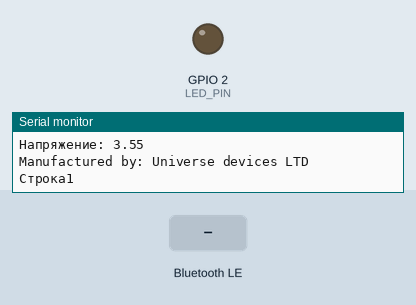
Bench run of a sketch on a simulated ESP32. Shown: output pins drawn as LEDs (lit = HIGH), the last lines printed to the serial monitor. Inputs (shaded band) come from the test bench. Nothing arrives over Bluetooth unless stated; a phone connects over Bluetooth LE 3 s after start.

Above: at 1.7 s.
1.8 s: Bluetooth LE write "1" received
At 2.32 s:
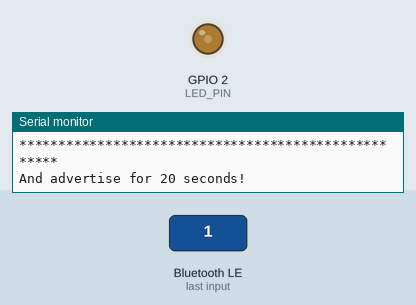
At 2.92 s:
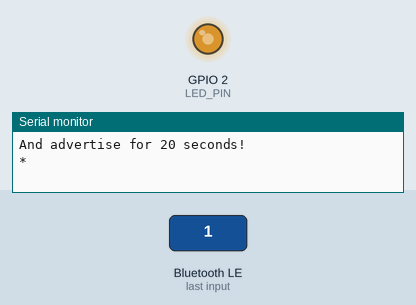
Timing chart, 0 to 10.8 s (numbered marks = the images above; inputs shaded):
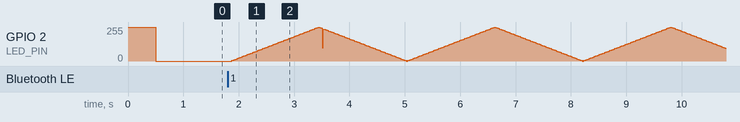

The sketch:

P32_BLE_write_withLED_and_Intents_array_public06jan22_stable.ino
```cpp
/*
  Сервис для циклической публикации сообщений пользователя с периодом 1 сообщение в 30 секунд.
  Предусмотрена возможностью публикации в эфир стороннего сообщения.
  Для этого необходимо через приложение nRF Connect (или подобное) с телефона подключиться к девайсу с именем, определённом в DEVICE_NAME.
  Перейти во вкладку Client.
  На характеристике ca9512c1-32e8-4ba3-9a48-2a8cda1e8d нажать стрелку вверх ^,
  В открывшемся окне написать необходимый текст (на любом языке), выбрать кодировку UTF8, нажать кнопку Write.
*/

#include <BLEDevice.h>
#include <BLEUtils.h>
#include <BLEServer.h>
#include <BLE2902.h>

#include "intents.h"
#include "lcd_indication.h"
#include "temperature.h"
#include "voltage.h"

BLECharacteristic *pCharacteristic;
BLECharacteristic *sCharacteristic;

#define DEVICE_MANUFACTURER "Manufactured by: Universe devices LTD" // Имя "Производителя"
#define DEVICE_NAME "ESP for everyone" // Имя устройства


// See the following for generating UUIDs:
// https://www.uuidgenerator.net/
#define DEVICE_SERVICE_UUID "0000180a-0000-1000-8000-00805f9b34fb"
#define SERVICE_UUID        "fb3415d3-da43-4ac8-af1e-118b4ac96d46"//Случайно сгенерированный UUID отсюда: https://www.uuidgenerator.net/https://www.uuidgenerator.net/
#define CHARACTERISTIC_UUID "ca9512c1-32e8-4ba3-9a48-2a8cda1e8dcd"//Случайно сгенерированный UUID отсюда: https://www.uuidgenerator.net/https://www.uuidgenerator.net/
#define CHARACTERISTIC_MFCR_UUID "00002a29-0000-1000-8000-00805f9b34fb"//"Manufacturer Name String"

// use first channel of 16 channels (started from zero)
#define LEDC_CHANNEL_0     0

// use 13 bit precission for LEDC timer
#define LEDC_TIMER_13_BIT  13

// use 5000 Hz as a LEDC base frequency
#define LEDC_BASE_FREQ     5000

// fade LED PIN (replace with LED_BUILTIN constant for built-in LED)
#define LED_PIN            2

int fading_brightness = 0;    // how bright the LED is
int connection_brightness = 100;//Для индикации подключенного пользователя включаем постоянно синий светодиод на установленную этой переменной величину. Максимум 255
int fadeAmount = 5;    // how many points to fade the LED by one step (30ms)

bool deviceConnected = false;
unsigned long advTime = 20000;//Время публикации
unsigned long onWrite_primary_timer = 0;
unsigned long onWrite_secondary_timer = 0;

unsigned long led_timer = 0;

unsigned long publishing_timer = 0;
bool user_data_step_trigger = true;//Тоггл для возможности смены строки из массива intents
int intents_counter = 0;//Счётчик для элементов массива intents
int dots_counter = 0;//Счётчик для напечатанных точек

bool onWrite_trigger = false; //Триггер на коллбэк по событию на запись сторонним пользователем в характеристику данных
const int ledPin = 2;//Выводим индикацию на внутренний синий светодиод со 2 пина

class MyServerCallbacks: public BLEServerCallbacks {
    void onConnect(BLEServer* pServer) {
      deviceConnected = true;
      ledcAnalogWrite(LEDC_CHANNEL_0, connection_brightness);
      Serial.println("Client connected");
      pServer->getAdvertising()->start();

    };

    void onDisconnect(BLEServer* pServer) {
      deviceConnected = false;
      Serial.println("Client disconnected");
      ledcWrite(LEDC_CHANNEL_0, 0);
    };
};

class MyCallbacks: public BLECharacteristicCallbacks {
    void onWrite(BLECharacteristic *pCharacteristic) {
      std::string value = pCharacteristic->getValue();

      if (value.length() > 0) {
        Serial.println("********* Set new value for characteristic *********");
        Serial.println(value.c_str());//Преобразовали массив в строку и отправили на печать.
        Serial.println("****************************************************");
        Serial.print("And advertise for ");
        Serial.print(advTime / 1000);
        Serial.println(" seconds!");
      };
      onWrite_primary_timer = millis();//Зафиксировали время размещения публикации
      onWrite_secondary_timer = onWrite_primary_timer;//Для посекундной индикации взвели второй таймер с тем же начальным временем
      led_timer = millis();
      onWrite_trigger = true;
      pCharacteristic->setValue(value);
      pCharacteristic->notify();
      pCharacteristic->indicate();

    };
};

void setup() {
  Serial.begin(115200);
  pinMode(ledPin, OUTPUT);
  digitalWrite(ledPin, HIGH);
  delay (500);
  digitalWrite(ledPin, LOW);

  sendTemperature();//Проверяем и отправляем в порт температуру процессора
  sendVoltage();//Прорверяем и отправляем в порт напряжение

  BLEDevice::init(DEVICE_NAME);
  BLEServer *pServer = BLEDevice::createServer();

  BLEService *pService = pServer->createService(SERVICE_UUID);
  pServer->setCallbacks(new MyServerCallbacks());

  pCharacteristic = pService->createCharacteristic(
                      CHARACTERISTIC_UUID,
                      BLECharacteristic::PROPERTY_READ |

                      BLECharacteristic::PROPERTY_WRITE |

                      BLECharacteristic::PROPERTY_NOTIFY |

                      BLECharacteristic::PROPERTY_INDICATE
                    );

  sCharacteristic = pService->createCharacteristic(
                      CHARACTERISTIC_MFCR_UUID,
                      BLECharacteristic::PROPERTY_READ |

                      BLECharacteristic::PROPERTY_INDICATE
                    );

  pCharacteristic->setCallbacks(new MyCallbacks());
  sCharacteristic->setCallbacks(new MyCallbacks());

  sCharacteristic->setValue(DEVICE_MANUFACTURER);
  Serial.println(DEVICE_MANUFACTURER);

  pCharacteristic->setValue(intents[0]);//Берём последнее значение из массива intents[] и его публикуем как стартовое.
  Serial.println(intents[0]);

  //BLE2902 needed to notify
  pCharacteristic->addDescriptor(new BLE2902());

  pService->start();

  pServer->getAdvertising()->start();

  // Start advertising
  BLEAdvertising *pAdvertising = BLEDevice::getAdvertising();
  pAdvertising->addServiceUUID(SERVICE_UUID);
  pAdvertising->setScanResponse(false);
  pAdvertising->setMinPreferred(0x0);  // set value to 0x00 to not advertise this parameter
  BLEDevice::startAdvertising();

  // Setup timer and attach timer to a led pin
  ledcSetup(LEDC_CHANNEL_0, LEDC_BASE_FREQ, LEDC_TIMER_13_BIT);
  ledcAttachPin(LED_PIN, LEDC_CHANNEL_0);

  publishing_timer = millis();//Взводим таймер для того, чтобы считать время публикации и по его окончании публиковать следующий элемент из массива пользовательских интентов.
};


void loop() {
  if ((millis() - onWrite_primary_timer) > advTime) {

    if (((millis() - publishing_timer) > advTime) && user_data_step_trigger) {//Закончился адвертайзинг стороннего пользовательского сообщения, можно публиковать очередное админское сообщение
      if (deviceConnected) {
        ledcAnalogWrite(LEDC_CHANNEL_0, connection_brightness);
      };
      pCharacteristic->setValue(intents[intents_counter]);
      pCharacteristic->notify();
      pCharacteristic->indicate();

      intents_counter++;
      if (intents_counter > (sizeof(intents) / sizeof(intents[0])) - 1)  { //Вычисляем количество элементов массива:sizeof(intents) / sizeof(intents[0])
        intents_counter = 0;
      };

      onWrite_trigger = false;
      user_data_step_trigger = false;
      publishing_timer = millis();
      Serial.println(intents[intents_counter]);

    } else if (((millis() - publishing_timer) < advTime) && !user_data_step_trigger) {//В это время ещё идёт адвертайзинг записанного сторонним пользователем сообщения
      onWrite_trigger = false;
      user_data_step_trigger = true;
    };
  }

  if (onWrite_trigger && ((millis() - onWrite_primary_timer) < advTime))  {//
    if ((millis() - onWrite_secondary_timer) > 1000) {//Выводим в порт точку каждую секунду
        Serial.print("*");
        dots_counter++;
        onWrite_secondary_timer = millis();//Сбрасываем таймер к текущему значению времени
      }
    if ((millis() - led_timer) > 30) {
      // set the fading_brightness on LEDC channel 0
      ledcAnalogWrite(LEDC_CHANNEL_0, fading_brightness);

      // change the fading_brightness for next time through the loop:
      fading_brightness = fading_brightness + fadeAmount;

      // reverse the direction of the fading at the ends of the fade:
      if (fading_brightness <= 0 || fading_brightness >= 255) {
        fadeAmount = -fadeAmount;
      }
      // wait for 30 milliseconds to see the dimming effect
      led_timer = millis();
    }
  }
  if (advTime/1000 <= dots_counter+1) {//Сравниваем количество напечатанных * с секундами адвертайзинга.
    //Когда напечатаны все точки, печатаем последнюю точку и переводим строку
    Serial.println("*");
    dots_counter = 0;
    };

};
```

intents.h
```cpp
char *intents[] = {
"Строка1",
"2",
"Строка 3",
"4",
"Строка 5",
"6",
"Строка 7",
"8",
"Строка 9",
"10"};
```

temperature.h
```cpp
//Проверяем и отправляем в порт температуру процессора.
//Судя по сообщениям в Инете эта функция не работает и выдаёт обрыв = 128F = 53.33C
//Внутренний датчик температуры (вернее доступ к нему) залочен ESP.

#ifdef __cplusplus
extern "C" {
#endif
uint8_t temprature_sens_read();
#ifdef __cplusplus
}
#endif
uint8_t temprature_sens_read();
char info_buffer[80];//Используется для определения температуры проца
volatile uint8_t  info_available = 0;//, output_ready = 0, websock_num = 0; //Используется для определения температуры проца

void sendTemperature() {
  sprintf(info_buffer, "Температура процессора: %.3f", temperatureRead());//Записывает в info_buffer значение temperatureRead() в формате "Text %f", где %f = float
  info_available = 1;
  Serial.println(info_buffer);
  // Convert raw temperature in F to Celsius degrees
  Serial.print("temprature_sens_read() - 32) / 1.8 = ");
  Serial.print((temprature_sens_read() - 32) / 1.8);
  Serial.println(" C");

};
```

voltage.h
```cpp
//Проверяем и отправляем текущее напряжение
char info_bufferV[80];//Используется для определения напряжения
volatile uint8_t  info_availableV = 0;//, output_ready = 0, websock_num = 0; //Используется для определения температуры проца
const int ADCbat = 36; // VP pin питания

void sendVoltage() {
  double reading = analogRead(ADCbat); // Reference voltage is 3v3 so maximum reading is 3v3 = 4095 in range 0 to 4095
  //if(reading < 1 || reading > 4095) return 0;
  reading = -0.000000000000016 * pow(reading, 4) + 0.000000000118171 * pow(reading, 3) - 0.000000301211691 * pow(reading, 2) + 0.001109019271794 * reading + 0.034143524634089;
  float batVoltage = reading * 2; //analogRead(ADCbat)/4095.0*3.3*2; //12bit ADC, 50:50 voltage divider
  sprintf(info_bufferV, "Напряжение: %.2f", batVoltage);
  info_availableV = 1;
  Serial.println(info_bufferV);
}
```

lcd_indication.h
```cpp
void ledcAnalogWrite(uint8_t channel, uint32_t value, uint32_t valueMax = 255) {
  // calculate duty, 8191 from 2 ^ 13 - 1
  uint32_t duty = (8191 / valueMax) * min(value, valueMax);

  // write duty to LEDC
  ledcWrite(channel, duty);
};
```
